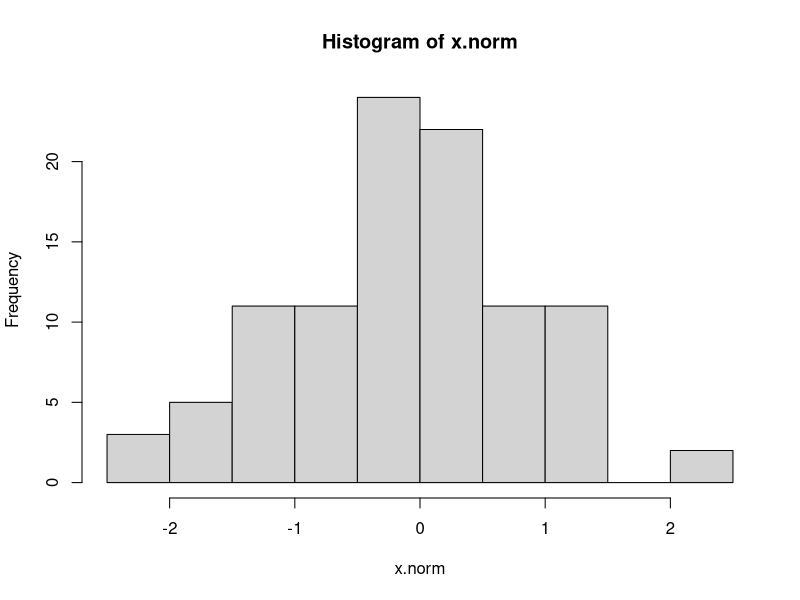
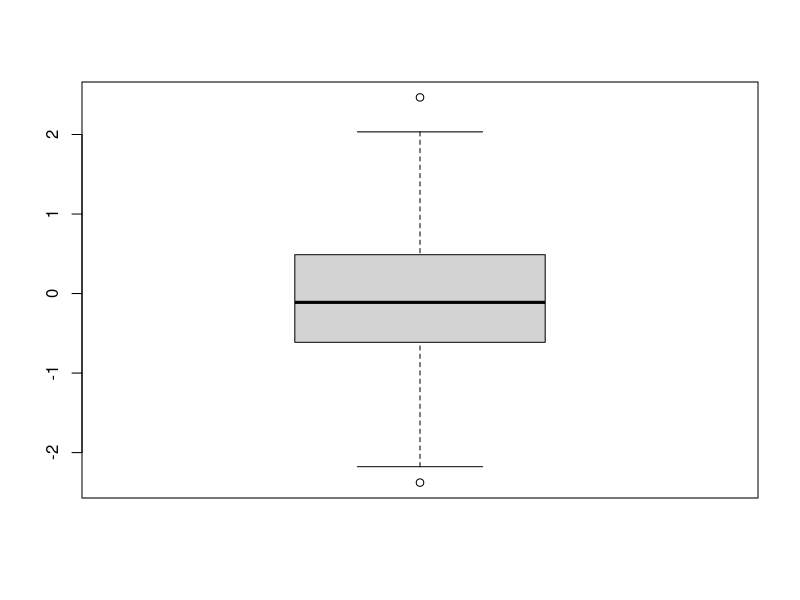
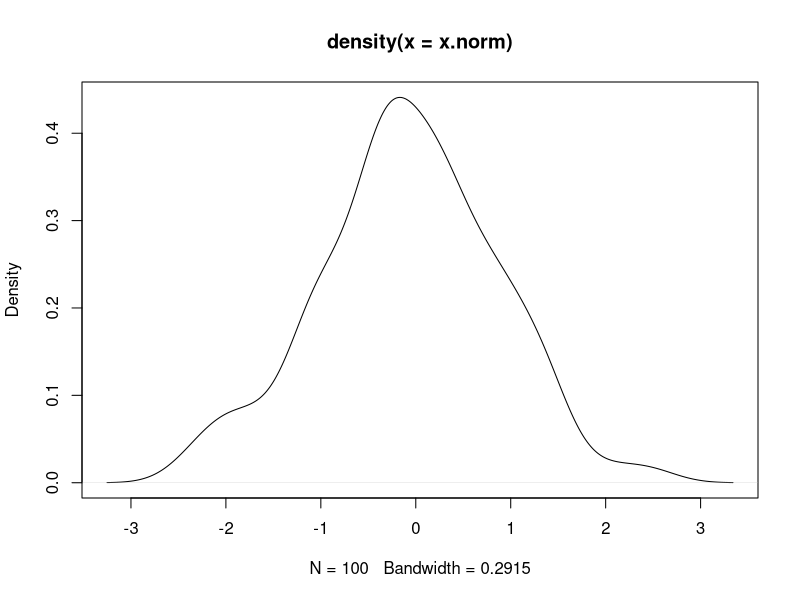
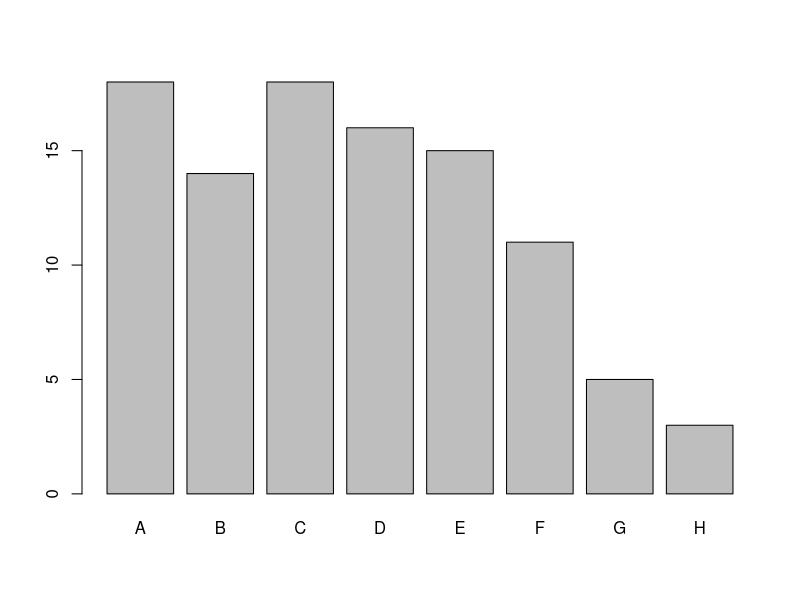
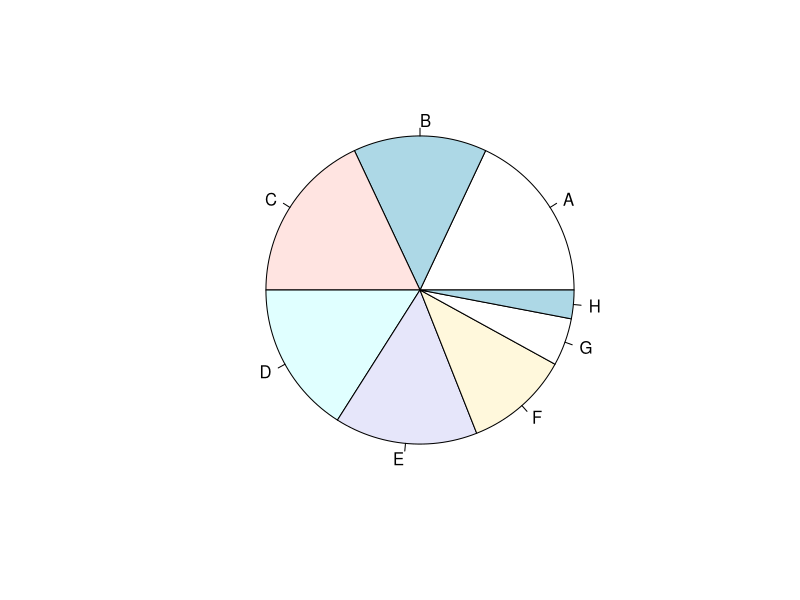
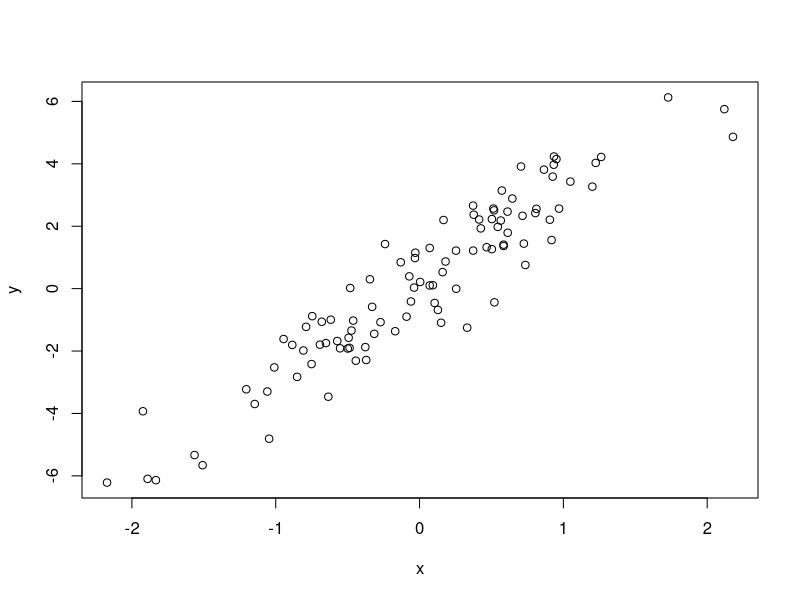
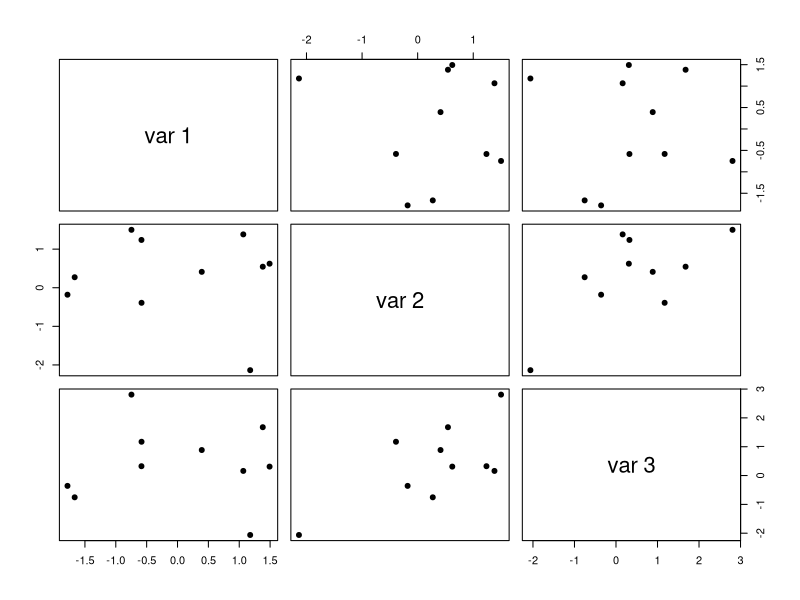
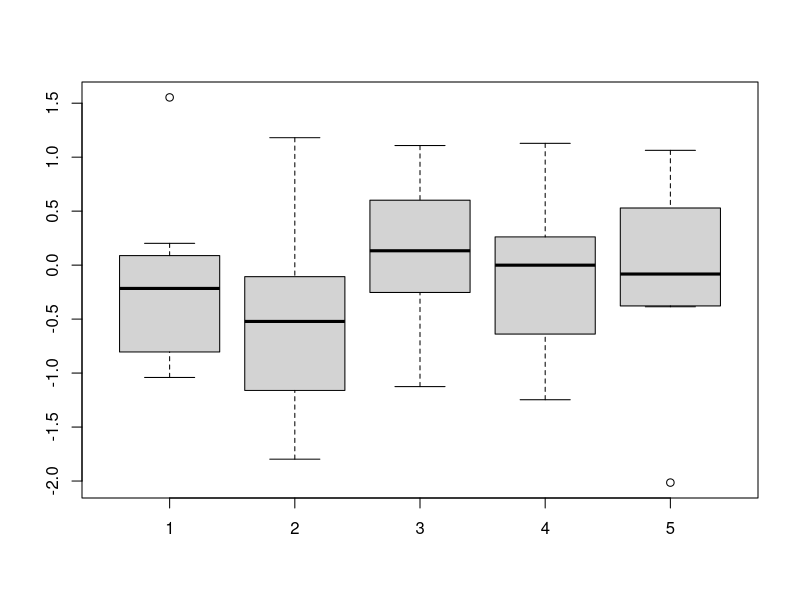

These charts were generated, in order, by the following R code:
## ---- chunk 1
#Histogram: hist(x)
#Boxplot: boxplot(x)
#Density plot: plot(density(x))
x.norm <- rnorm(100, mean=0, sd=1) 
hist(x.norm)
boxplot(x.norm)
plot(density(x.norm))
#Barchart: barplot(x)
#Piechart: pie(x) 
x <- sample(c(1:8), 100, replace=TRUE, prob=c(8:1)) 
x <- table(x) 
names(x) <- c("A", "B", "C", "D", "E", "F", "G", "H") 
barplot(x)
pie(x)
x <- rnorm(100) 
y <- 3*x + rnorm(100, 0, 1) 
plot(x, y)
cor(x,y)
#pairs()
X <- matrix(rnorm(30), 10, 3) #matrix
pairs(X, pch = 19)
 #matrix
X <- matrix(rnorm(50), 10, 5)
boxplot(X)
#dataframe
X <- data.frame(group = rep(c("A", "B", "C", "D", "E"), each = 10), res = rnorm(50)) 
boxplot(res ~ group, data = X)
#plot(x, y,
#     type = "p", # types of the plot
#     pch = , # the symbol in the plot
#     main = NULL, # the title of the plot 
#     lty = , # the style of a line 
#     lwd = , # the width of a line 
#     cex = , # the size of an text 
#     bty="o", # the box around the plot 
#     col = , # the color of an object 
#     xlim = NULL, ylim = NULL, # the range of an axis 
#     sub = NULL, # the sub-title of the plot xlab = NULL, ylab = NULL, # the name of an axis 
#     cex.main = # the size of the title )
type = c("p", "l", "b", "s", "o", "h", "n") 
#"p":point, "l":lines, "b":both points and lines, "o":line pass through points, "h":the lines between points and x-axis, "n":no cintent in the plot but plot region""
print("")
par(mfrow = c(2,3)) # split plot ranges 
plot(x, y, type = "p", main = "p") 
plot(x, y, type = "l", main = "l") 
plot(x, y, type = "b", main = "b") 
plot(x, y, type = "o", main = "o") 
plot(x, y, type = "h", main = "h") 
plot(x, y, type = "n", main = "n")
pch = c(1:25, "*", ".", "o", "O", "0", "+", "-", "|", "%", "#")
par(mfrow = c(2,3)) # split plot ranges 
plot(x, y, pch = 1, main = "pch = 1") 
plot(x, y, pch = 3, main = "pch = 3", cex.main = 2) 
plot(x, y, pch = 10, main = "pch = 10", cex.axis = 2) 
plot(x, y, pch = 15, main = "pch = 15", cex = 2, cex.main = 2) 
plot(x, y, pch = 19, main = "pch = 19", cex = 2, cex.axis = 2) 
plot(x, y, pch = "#", main = "pch = #", cex = 2, cex.axis = 2, cex.lab = 2, cex.main = 2)
t <- 1:20 
y <- rnorm(20)
par(mfrow = c(2,3)) # split plot ranges 
plot(t, y, type = "l") 
plot(t, y, type = "l", lty = 2) 
plot(t, y, type = "l", lty = 2, lwd = 2) 
plot(t, y, type = "l", lty = 3, lwd = 2) 
plot(t, y, type = "l", lty = 4, lwd = 2) 
plot(t, y, type = "l", lty = 5, lwd = 2)
bty = c("o", "n", "7", "L", "C", "U") 
t <- 1:20
y <- rnorm(20)
par(mfrow = c(2,3)) # split plot ranges 
plot(t, y, type = "l", bty = "o", main = "bty = \" o \"") 
plot(t, y, type = "l", bty = "n", main = "bty = \" n \"") 
plot(t, y, type = "l", bty = "7", main = "bty = \" 7 \"") 
plot(t, y, type = "l", bty = "L", main = "bty = \" L \"") 
plot(t, y, type = "l", bty = "C", main = "bty = \" C \"") 
plot(t, y, type = "l", bty = "U", main = "bty = \" U \"")
t <- 1:20 
y <- rnorm(20)
par(mfrow = c(2,3)) # split plot ranges 
plot(t, y, type = "l", col = 1) 
plot(t, y, type = "l", col = 2) 
plot(t, y, type = "l", col = "green") 
plot(t, y, type = "l", col = "grey") 
plot(t, y, type = "l", col = "#009999") 
plot(t, y, type = "l", col = "#0000FF")
t <- 1:20 
y <- rnorm(20)
par(mfrow = c(2,3)) # split plot ranges 
plot(t, y, type = "l") 
plot(t, y, type = "l", main = "Time series") 
plot(t, y, type = "l", main = "Time series", sub = "this year") 
plot(t, y, type = "l", main = "Time series", xlab = "time") 
plot(t, y, type = "l", main = "Time series", xlab = "time", ylab = "") 
plot(t, y, type = "l", main = "Time series", xlab = "time", ylab = "return")
t <- 1:20
y <- rnorm(20)
par(mfrow = c(2,2)) # split plot ranges 
plot(t, y, type = "b") 
plot(t, y, type = "b", xlim = c(0, 50)) 
plot(t, y, type = "b", ylim = c(-5, 5)) 
plot(t, y, type = "b", xlim = c(0, 50), ylim = c(-5, 5))
par(mfrow = c(2, 3)) 
curve(exp(-x), 0, 10)
curve(dnorm(x), -10, 10) 
curve(x^2, -10, 10) 
curve(sin, 0, 10) 
curve(3*exp(-3*x), 0, 6) 
curve(5*x+2, 0, 10)
#points(), lines(), abline():y=a+bx
plot(t, y, type = "b") 
abline(h = 0) 
abline(v = 15, lty = 2, col = 8, lwd = 2) 
points(t[15], y[15], pch = 19, col = 2)
x <- rnorm(50) 
y <- 3*x + rnorm(50, 0, 1)
y1 <- 5*x + rnorm(50, 0, 2)
plot(x, y, type = "p", pch = 19) 
abline(a = 0, b = 3)
points(x, y1, col = 4, pch = 20) 
abline(a = 0, b = 5, col = 4)
#Add text
x <- rnorm(50) 
y <- 3*x + rnorm(50, 0, 1) 
y1 <- 5*x + rnorm(50, 0, 2)
plot(x, y, type = "p", pch = 19) 
abline(a = 0, b = 3)
points(x, y1, col = 4, pch = 20) 
abline(a = 0, b = 5, col = 4)
text(-1.5, 2, "A", cex = 5) 
text(1, -5, "B", cex = 5, col = 2) 
legend("topleft", c("Y", "Y1"), col = c(1,4), lty = c(1, 1), cex = 2)
#re-arrange the region of a figure
x <- rnorm(50) 
y <- 3*x + rnorm(50, 0, 1) 
y1 <- 5*x + rnorm(50, 0, 2)
par(mfrow = c(1, 1), mar = c(0.5, 0.5, 0.5, 0.5))
plot(x, y, type = "p", pch = 19) 
abline(a = 0, b = 3)
points(x, y1, col = 4, pch = 20) 
abline(a = 0, b = 5, col = 4)
text(-1.5, 2, "A", cex = 5)
text(1, -5, "B", cex = 5, col = 2) 
legend("topleft", c("Y", "Y1"), col = c(1,4), lty = c(1, 1), cex = 2)
#layout(matrix(c(1,2,3,3),2,2,byrow=TRUE)
x <- rnorm(50) 
y <- 3*x + rnorm(50, 0, 1) 
y1 <- 5*x + rnorm(50, 0, 2)
y2 <- -2*x + rnorm(50, 0, 2)
layout(matrix(c(1,2,3,3), 2, 2, byrow=TRUE)) 
plot(x, y, type = "p", pch = 19, main = "Y") 
abline(a = 0, b = 3) 
plot(x, y1, type = "p", pch = 19, main = "Y1") 
abline(a = 0, b = 5) 
plot(x, y2, type = "p", pch = 19, main = "Y2") 
abline(a = 0, b = -2)



